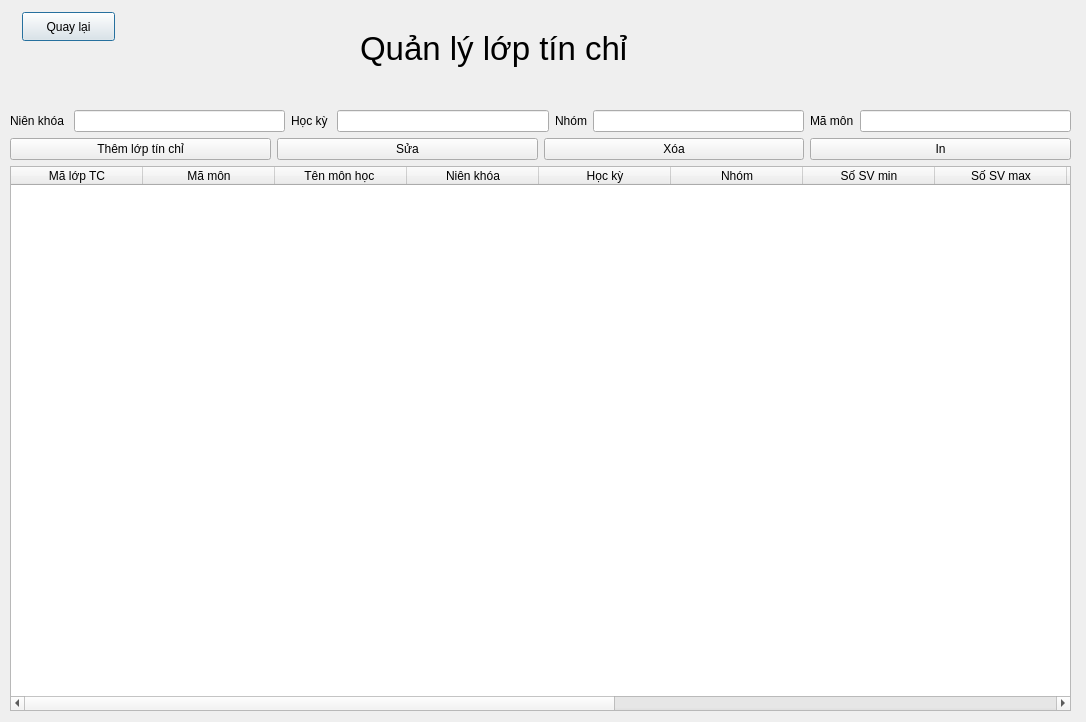
<?xml version="1.0" encoding="UTF-8"?>
<ui version="4.0">
 <class>QuanLyLopTinChi</class>
 <widget class="QDialog" name="QuanLyLopTinChi">
  <property name="geometry">
   <rect>
    <x>0</x>
    <y>0</y>
    <width>1086</width>
    <height>722</height>
   </rect>
  </property>
  <property name="windowTitle">
   <string>Dialog</string>
  </property>
  <widget class="QPushButton" name="btnQuayLai">
   <property name="geometry">
    <rect>
     <x>22</x>
     <y>12</y>
     <width>93</width>
     <height>29</height>
    </rect>
   </property>
   <property name="text">
    <string>Quay lại</string>
   </property>
  </widget>
  <widget class="QWidget" name="layoutWidget">
   <property name="geometry">
    <rect>
     <x>10</x>
     <y>110</y>
     <width>1061</width>
     <height>601</height>
    </rect>
   </property>
   <layout class="QVBoxLayout" name="verticalLayout">
    <item>
     <layout class="QHBoxLayout" name="horizontalLayout_2">
      <item>
       <widget class="QLabel" name="lblNienKhoa">
        <property name="text">
         <string>Niên khóa </string>
        </property>
       </widget>
      </item>
      <item>
       <widget class="QLineEdit" name="editNienKhoa"/>
      </item>
      <item>
       <widget class="QLabel" name="lblHocKy">
        <property name="text">
         <string>Học kỳ </string>
        </property>
       </widget>
      </item>
      <item>
       <widget class="QLineEdit" name="editHocKy"/>
      </item>
      <item>
       <widget class="QLabel" name="lblNhom">
        <property name="text">
         <string>Nhóm</string>
        </property>
       </widget>
      </item>
      <item>
       <widget class="QLineEdit" name="editNhom"/>
      </item>
      <item>
       <widget class="QLabel" name="lblMaMon">
        <property name="text">
         <string>Mã môn</string>
        </property>
       </widget>
      </item>
      <item>
       <widget class="QLineEdit" name="editMaMon"/>
      </item>
     </layout>
    </item>
    <item>
     <layout class="QGridLayout" name="gridLayout">
      <item row="0" column="0">
       <layout class="QHBoxLayout" name="horizontalLayout">
        <item>
         <widget class="QPushButton" name="btnThem">
          <property name="text">
           <string>Thêm lớp tín chỉ</string>
          </property>
         </widget>
        </item>
        <item>
         <widget class="QPushButton" name="btnSua">
          <property name="text">
           <string>Sửa</string>
          </property>
         </widget>
        </item>
        <item>
         <widget class="QPushButton" name="btnXoa">
          <property name="text">
           <string>Xóa</string>
          </property>
         </widget>
        </item>
        <item>
         <widget class="QPushButton" name="btnIn">
          <property name="text">
           <string>In</string>
          </property>
         </widget>
        </item>
       </layout>
      </item>
      <item row="1" column="0">
       <widget class="QTableWidget" name="banghienthi">
        <property name="columnCount">
         <number>14</number>
        </property>
        <attribute name="horizontalHeaderDefaultSectionSize">
         <number>132</number>
        </attribute>
        <attribute name="horizontalHeaderStretchLastSection">
         <bool>false</bool>
        </attribute>
        <column>
         <property name="text">
          <string>Mã lớp TC</string>
         </property>
        </column>
        <column>
         <property name="text">
          <string>Mã môn</string>
         </property>
        </column>
        <column>
         <property name="text">
          <string>Tên môn học </string>
         </property>
        </column>
        <column>
         <property name="text">
          <string>Niên khóa</string>
         </property>
        </column>
        <column>
         <property name="text">
          <string>Học kỳ</string>
         </property>
        </column>
        <column>
         <property name="text">
          <string>Nhóm</string>
         </property>
        </column>
        <column>
         <property name="text">
          <string>Số SV min</string>
         </property>
        </column>
        <column>
         <property name="text">
          <string>Số SV max</string>
         </property>
        </column>
        <column/>
        <column/>
        <column/>
        <column/>
        <column/>
        <column/>
       </widget>
      </item>
     </layout>
    </item>
   </layout>
  </widget>
  <widget class="QLabel" name="label">
   <property name="geometry">
    <rect>
     <x>360</x>
     <y>20</y>
     <width>340</width>
     <height>56</height>
    </rect>
   </property>
   <property name="font">
    <font>
     <pointsize>25</pointsize>
    </font>
   </property>
   <property name="text">
    <string>Quản lý lớp tín chỉ</string>
   </property>
  </widget>
 </widget>
 <resources/>
 <connections/>
</ui>
